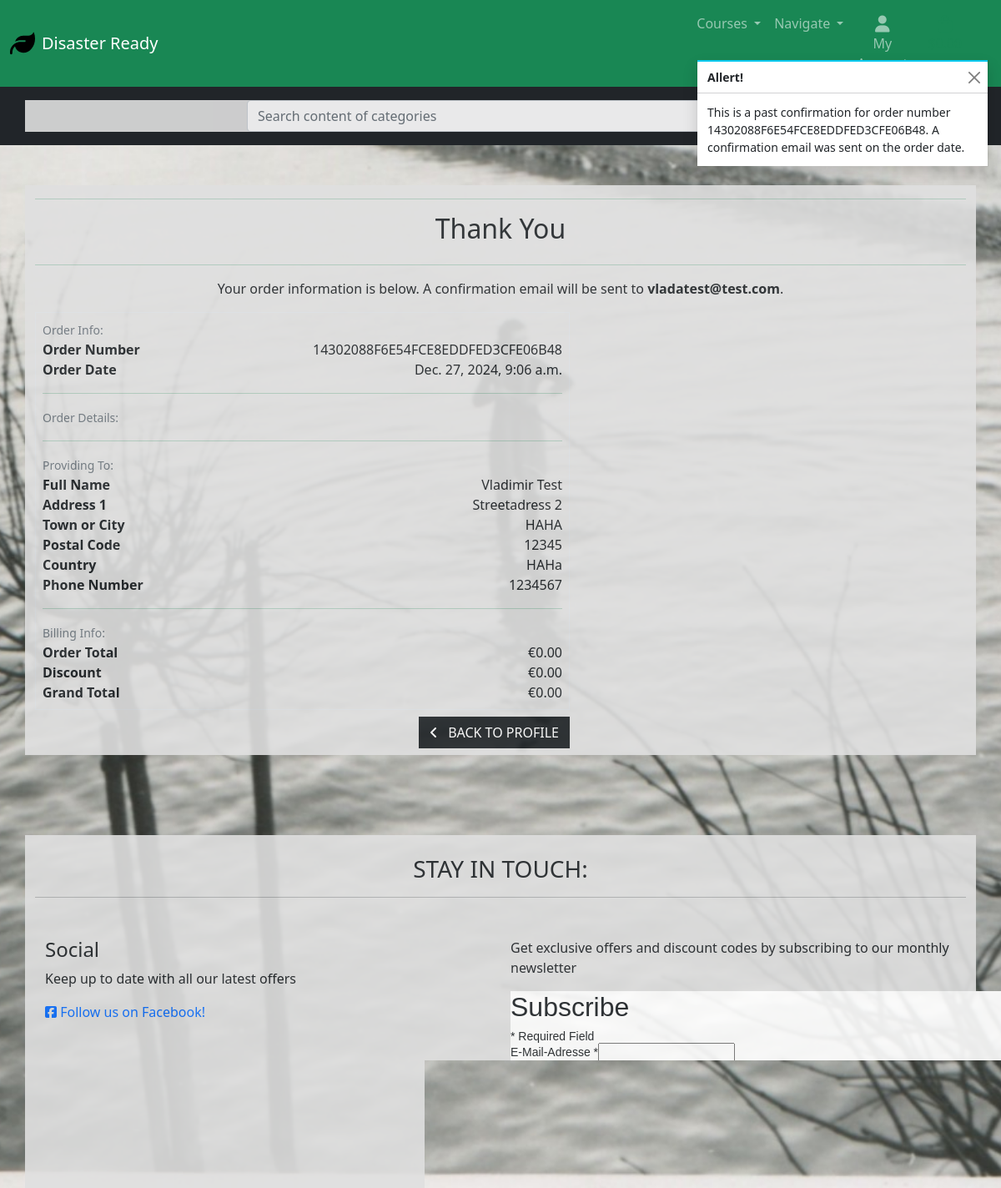
The page /profile/order_history/14302088F6E54FCE8EDDFED3CFE06B48 on the database its author committed.
### checkout/models.py (models this page shows, shortened)
class Order(models.Model):
    order_number = models.CharField(max_length=32, null=False, editable=False)
    user_profile = models.ForeignKey(UserProfile, on_delete=models.SET_NULL,
    null=True, blank=True, related_name='orders')
    full_name = models.CharField(max_length=50, null=False, blank=False)
    email = models.EmailField(max_length=254, null=False, blank=False)
    phone_number = models.CharField(max_length=20, null=False, blank=False)
    country = CountryField(blank_label='Country *', null=False, blank=False)
    postcode = models.CharField(max_length=20, null=True, blank=True)
    town_or_city = models.CharField(max_length=40, null=False, blank=False)
    street_address1 = models.CharField(max_length=80, null=False, blank=False)
    street_address2 = models.CharField(max_length=80, null=True, blank=True)
    county = models.CharField(max_length=80, null=True, blank=True)
    date = models.DateTimeField(auto_now_add=True)
    discount_cost = models.DecimalField(max_digits=6, decimal_places=2, null=False, default=0)
    order_total = models.DecimalField(max_digits=10, decimal_places=2, null=False, default=0)
    grand_total = models.DecimalField(max_digits=10, decimal_places=2, null=False, default=0)
    original_bag = models.TextField(null=False, blank=False, default='')
    stripe_pid = models.CharField(max_length=254, null=False, blank=False, default='')

### profiles/views.py (the view)
# urls.py: path('order_history/<order_number>', views.order_history, name='order_history'),
def order_history(request, order_number):
    order = get_object_or_404(Order, order_number=order_number)
    messages.info(request, (
        f'This is a past confirmation for order number {order_number}. '
        'A confirmation email was sent on the order date.'
    ))
    template = 'checkout/checkout_success.html'
    context = {
        'order': order,
        'from_profile': True,
    }
    return render(request, template, context)

### products/context_processors.py (called while the page is built)
def categories_processor(request):
    return {"categories": Category.objects.all()}

### checkout/templates/checkout/checkout_success.html (shortened to what this page needs)
{% extends "base.html" %}
{% load static %}
{% block extra_css %}
<link rel="stylesheet" href="{% static 'checkout/css/checkout.css' %}">
{% endblock %}
{% block content %}
<div class="overlay"></div>
<div class="container my-5">
    <div class="row justify-content-center">
        <div class="col text-center">
            <hr class="checkout-success-hr">
            <h2 class="logo-font mb-4">Thank You</h2>
            <hr class="checkout-success-hr">
            <p class="text-dark">Your order information is below. A confirmation email will be sent to
                <strong>{{ order.email }}</strong>.</p>
        </div>
    </div>
    <div class="row">
        <div class="col-12 col-lg-7">
            <div class="order-confirmation-wrapper p-2 border">
                <div class="row">
                    <div class="col">
                        <small class="text-muted">Order Info:</small>
                    </div>
                </div>
                <div class="row align-items-center">
                    <div class="col-md-4">
                        <p class="mb-0 text-black fw-bold">Order Number</p>
                    </div>
                    <div class="col-md-8 text-md-end">
                        <p class="mb-0">{{ order.order_number }}</p>
                    </div>
                </div>
                <div class="row align-items-center">
                    <div class="col-md-4">
                        <p class="mb-0 text-black fw-bold">Order Date</p>
                    </div>
                    <div class="col-md-8 text-md-end">
                        <p class="mb-0">{{ order.date }}</p>
                    </div>
                </div>
                <hr class="checkout-success-hr">
                <div class="row">
                    <div class="col">
                        <small class="text-muted">Order Details:</small>
                    </div>
                </div>
                <hr class="checkout-success-hr">
                <div class="row">
                    <div class="col">
                        <small class="text-muted">Providing To:</small>
                    </div>
                </div>
                <div class="row align-items-center">
                    <div class="col-md-4">
                        <p class="mb-0 text-black fw-bold">Full Name</p>
                    </div>
                    <div class="col-md-8 text-md-end">
                        <p class="mb-0">{{ order.full_name }}</p>
                    </div>
                </div>
                <div class="row align-items-center">
                    <div class="col-md-4">
                        <p class="mb-0 text-black fw-bold">Address 1</p>
                    </div>
                    <div class="col-md-8 text-md-end">
                        <p class="mb-0">{{ order.street_address1 }}</p>
                    </div>
                </div>
                <div class="row align-items-center">
                    <div class="col-md-4">
                        <p class="mb-0 text-black fw-bold">Town or City</p>
                    </div>
                    <div class="col-md-8 text-md-end">
                        <p class="mb-0">{{ order.town_or_city }}</p>
                    </div>
                </div>
                {% if order.postcode %}
                <div class="row align-items-center">
                    <div class="col-md-4">
                        <p class="mb-0 text-black fw-bold">Postal Code</p>
                    </div>
                    <div class="col-md-8 text-md-end">
                        <p class="mb-0">{{ order.postcode }}</p>
                    </div>
                </div>
                {% endif %}
                <div class="row align-items-center">
                    <div class="col-md-4">
                        <p class="mb-0 text-black fw-bold">Country</p>
                    </div>
                    <div class="col-md-8 text-md-end">
                        <p class="mb-0">{{ order.country }}</p>
                    </div>
                </div>
                <div class="row align-items-center">
                    <div class="col-md-4">
                        <p class="mb-0 text-black fw-bold">Phone Number</p>
                    </div>
                    <div class="col-md-8 text-md-end">
                        <p class="mb-0">{{ order.phone_number }}</p>
                    </div>
                </div>
                <hr class="checkout-success-hr">
                <div class="row">
                    <div class="col">
                        <small class="text-muted">Billing Info:</small>
                    </div>
                </div>
                <div class="row align-items-center">
                    <div class="col-md-4">
                        <p class="mb-0 text-black fw-bold">Order Total</p>
                    </div>
                    <div class="col-md-8 text-md-end">
                        <p class="mb-0">&#8364;{{ order.order_total }}</p>
                    </div>
                </div>
                <div class="row align-items-center">
                    <div class="col-md-4">
                        <p class="mb-0 text-black fw-bold">Discount</p>
                    </div>
                    <div class="col-md-8 text-md-end">
                        <p class="mb-0">&#8364;{{ order.discount_cost }}</p>
                    </div>
                </div>
                <div class="row align-items-center">
                    <div class="col-md-4">
                        <p class="mb-0 text-black fw-bold">Grand Total</p>
                    </div>
                    <div class="col-md-8 text-md-end">
                        <p class="mb-0">&#8364;{{ order.grand_total }}</p>
                    </div>
                </div>
            </div>
        </div>
    </div>
    <div class="row">
        <div class="col-12 col-lg-7 text-end">
            {% if from_profile %}
            <a href="{% url 'profile' %}" class="btn btn-dark rounded-0 my-2">
                <span class="icon me-2">
                    <i class="fas fa-angle-left"></i>
                </span>
                <span class="text-uppercase">Back to Profile</span>
            </a>
            {% endif %}
        </div>
    </div>
</div>
{% endblock %}

### static/css/base.css (style rules this page uses)
html { height: 100%; }
body { background: url('/media/cover_photo.jpg') no-repeat center center fixed; background-size: cover; height: calc(100vh - 164px); color: #555; font-family: 'Lato'; }
.overlay { height: 100%; width: 100%; top: 0; left: 0; position: fixed; opacity: 0.2; z-index: -1; }
.container { background-color: rgb(223, 223, 223); opacity: 0.9; }

### checkout/static/checkout/css/checkout.css (style rules this page uses)
.checkout-success-hr { color: rgb(25, 135, 84); }

### rows shown on the page
Order: email "vladatest@test.com", order_number "14302088F6E54FCE8EDDFED3CFE06B48", date "Dec. 27, 2024, 9:06 a.m.", full_name "Vladimir Test", street_address1 "Streetadress 2", town_or_city "HAHA", postcode "12345", country "HAHa", phone_number "1234567", order_total "0.00", discount_cost "0.00", grand_total "0.00"

### other values the page prints
{{ message }} "This is a past confirmation for order number 14302088F6E54FCE8EDDFED3CFE06B48. A confirmation email was sent on the order date."
